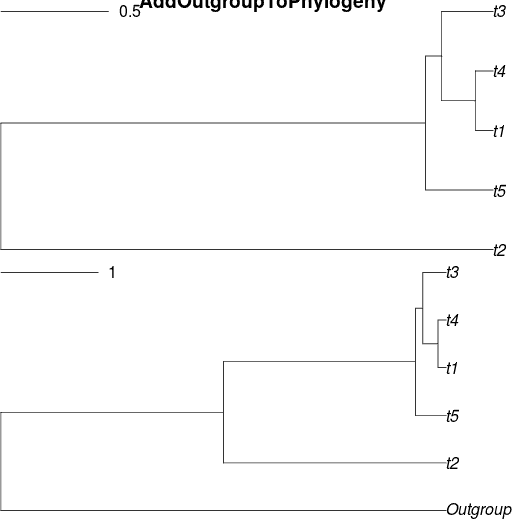

Here is the R script that generated this plot:
library(ape)
library(PBD);

# Adds an outgroup to phylogeny
# From www.github.com/richelbilderbeek/R
AddOutgroupToPhylogeny <- function(
  phylogeny,
  stem_length,
  outgroup_name="Outgroup"
) 
{
  n_taxa <- length(phylogeny$tip.label)
  crown_age <- dist.nodes(phylogeny)[ n_taxa + 1][1]
  phylogeny$root.edge <- stem_length
  # Add an outgroup
  # Thanks to Liam J. Revell, http://grokbase.com/t/r/r-sig-phylo/12bfqfb93a/adding-a-branch-to-a-tree
  tip<-list(
    edge=matrix(c(2,1),1,2),
    tip.label="Outgroup",
    edge.length=crown_age + stem_length,
    Nnode=1
  )
  class(tip)<-"phylo"
  # Attach to any node, in this case to the root. Note: order matters
  phylogeny<-bind.tree(tip,phylogeny)
}


# Using the function
phylogeny <- read.tree(text = "(t2:2.286187509,(t5:0.3145724408,((t1:0.08394513325,t4:0.08394513325):0.1558558349,t3:0.2398009682):0.07477147256):1.971615069);")
plot(phylogeny)
new_phylogeny <- AddOutgroupToPhylogeny(phylogeny,stem_length = crown_age)
plot(new_phylogeny)

# Plot the two trees
n_cols <- 1
n_rows <- 2
par(mfrow=c(n_rows,n_cols))
plot(phylogeny,main = "AddOutgroupToPhylogeny")
add.scale.bar(x=0,y=5)
plot(new_phylogeny)
add.scale.bar(x=0,y=6)
par(mfrow=c(1,1))
